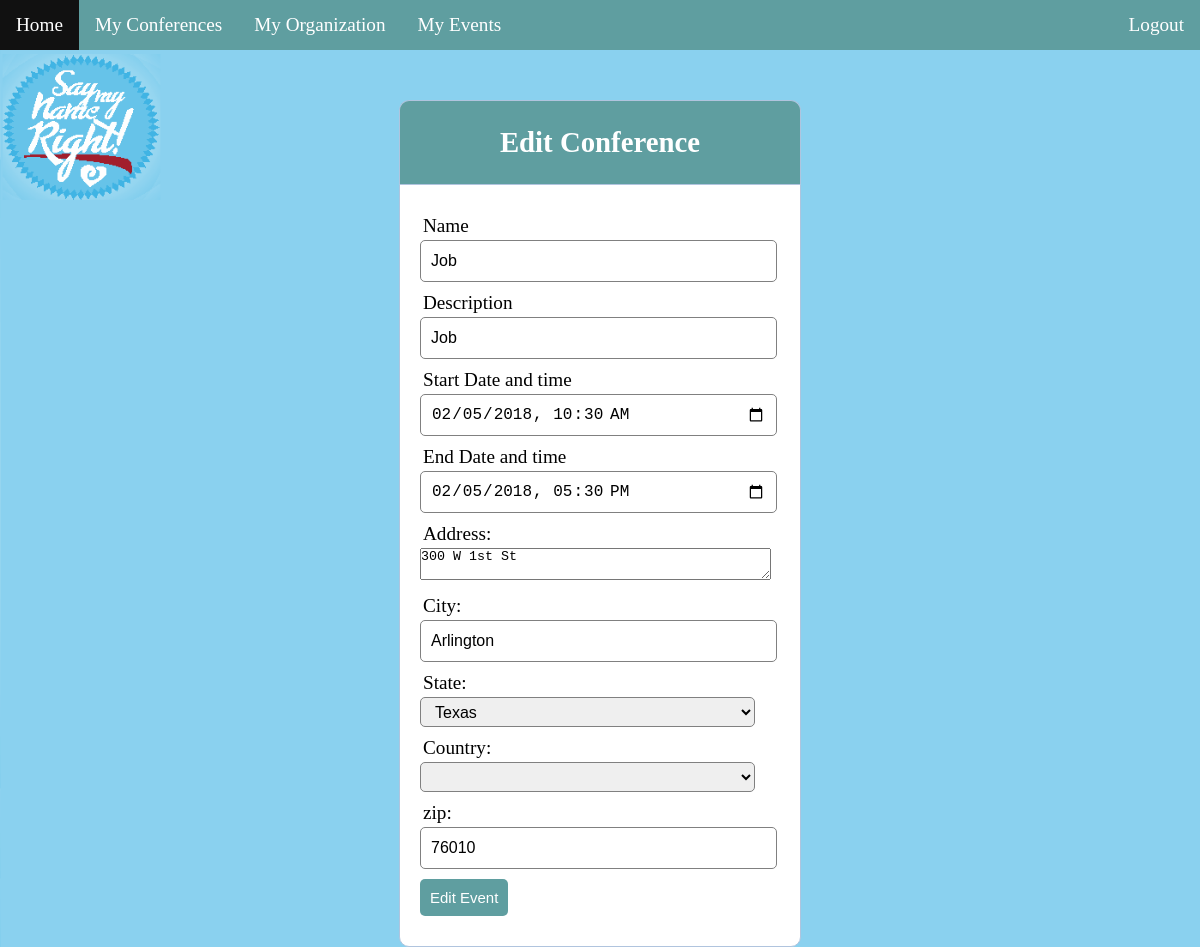
/editevent.php?id=1 (signed in), run on the app's committed database.
### tables this page shows
CREATE TABLE `event` (
  `id` int(11) UNSIGNED NOT NULL,
  `description` varchar(1000) DEFAULT NULL,
  `name` varchar(100) DEFAULT NULL,
  `startdatetime` datetime DEFAULT NULL,
  `enddatetime` datetime DEFAULT NULL,
  `Address` varchar(1000) DEFAULT NULL,
  `City` varchar(1000) DEFAULT NULL,
  `State` varchar(100) DEFAULT NULL,
  `Country` varchar(100) DEFAULT NULL,
  `zip` int(11) DEFAULT NULL,
  `createdby` int(11) UNSIGNED DEFAULT NULL
);

### editevent.php (the view, shortened to what this page needs)
<?php include('config.php');
$query = "select * from event where id=".$_GET["id"];
$result = mysqli_query($db, $query);
$row = mysqli_fetch_row($result);
?>
<!DOCTYPE html>
<html>
<head>
  <link rel="stylesheet" type="text/css" href="register.css">
</head>
<body>
<ul>
  <li><a class="active" href="index.php">Home</a></li>
  <li><a href="myconferences.php" >My Conferences</a></li>
  <li><a href="myorganization.php" >My Organization</a></li>
  <li><a href="myevents.php" >My Events</a></li>
  <li class="logout"><a href="index.php?logout='1'" >Logout</a></li>
</ul>
  <div class="header">
    <h2>Edit Conference</h2>
  </div>
  <form method="POST" action="event.php">
    <div class="input-group">
      <label>Name</label>
      <?php echo '<input type="text" name="name" value ='.$row[1].' required>';?>
    </div>
	<div class="input-group">
      <label>Description</label>
      <?php echo '<input type="text" name="desc" value ='.$row[2].' required>';?>
    </div>
    <div class="input-group">
      <label>Start Date and time</label>
      <?php
      echo '<input type="datetime-local" name="startdate" value="'. str_replace(' ', 'T',$row[3]) .'"required>';
      ?>
    </div>
    <div class="input-group">
      <label>End Date and time</label>
      <?php echo '<input type="datetime-local" name="enddate" value ='.str_replace(' ', 'T',$row[4]).' required>';?>
    </div>
    <div class="input-group">
      <label>Address: </label>
      <?php echo '<textarea style="width: 97%;height: 10%" name="Address">'.$row[5].'</textarea>'?>
    </div>
    <div class="input-group">
      <label>City: </label>
      <?php echo '<input type="text" name="City" value='.$row[6].'>'?>
    </div>
    <div class="input-group">
      <label>State: </label>
      <select id="State" name="State">
        <option value="TX">Texas</option>
    </select>
    </div>
    <div class="input-group">
      <label>Country: </label>
      <select id="Country" name="Country">
      </select>
    </div>
    <div class="input-group">
      <label>zip: </label>
      <?php echo '<input type="number" name="zip" value='.$row[9].'>'?>
    </div>
    <div class="input-group">
      <button type="submit" class="btn" name="edit_event">Edit Event</button>
    </div>
  </form>
</body>
</html>

### register.css (style rules this page uses)
* { margin: 0px; padding: 0px; }
body { font-size: 120%; background: #F8F8FF; background-image: url('refer2.png'); background-size:cover; }
.header { width: 30%; margin: 50px auto 0px; color: white; background: #5F9EA0; text-align: center; border: 1px solid #B0C4DE; border-bottom: none; border-radius: 10px 10px 0px 0px; padding: 20px; }
form, .content { width: 30%; margin: 0px auto; padding: 20px; border: 1px solid #B0C4DE; background: white; border-radius: 0px 0px 10px 10px; }
.input-group { margin: 10px 0px 10px 0px; }
.input-group label { display: block; text-align: left; margin: 3px; }
.input-group input { height: 30px; width: 93%; padding: 5px 10px; font-size: 16px; border-radius: 5px; border: 1px solid gray; }
.input-group select { height: 30px; width: 93%; padding: 5px 10px; font-size: 16px; border-radius: 5px; border: 1px solid gray; }
.btn { padding: 10px; font-size: 15px; color: white; background: #5F9EA0; border: none; border-radius: 5px; }
ul { list-style-type: none; margin: 0; padding: 0; overflow: hidden; background-color: #5F9EA0; }
li { float: left; }
li a { display: block; color: white; text-align: center; padding: 14px 16px; text-decoration: none; }
h2 { padding:5px; }
.logout { float: right; }

### data on the page
event: startdate "02/05/2018 10:30", enddate "02/05/2018 17:30", Address "300 W 1st St", City "Arlington", zip "76010"
